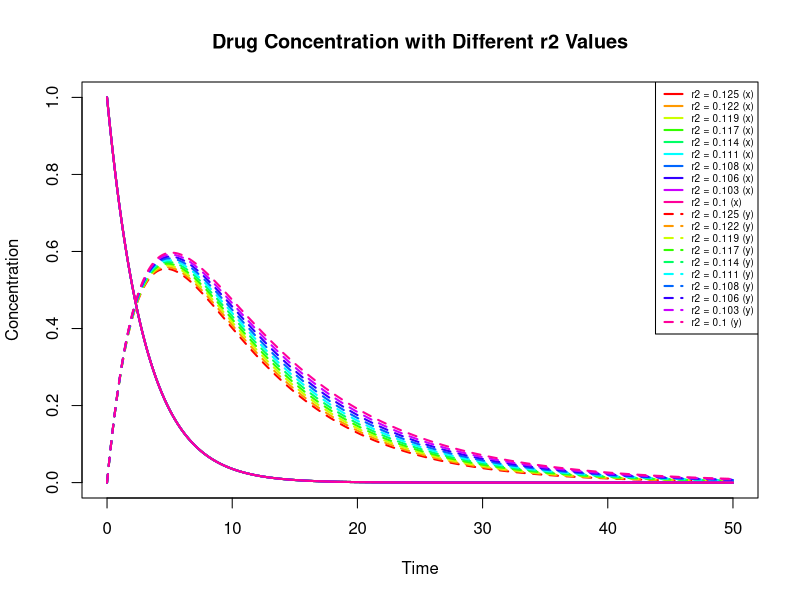

Write the R code that produced this figure.
## ---- chunk 1

func_drug_conc <- function(t, state, parms) {
    with(as.list(c(state, parms)), {
        dx <- -r1 * x
        dy <- r1 * x - r2 * y
        return(list(c(dx, dy)))
    })
}

if (TRUE) {
    library("deSolve")
    
    r2_values <- seq(1/8, 1/10, length.out = 10)
    
    plot(NA, xlim = c(0, 50), ylim = c(0, 1),  
         xlab = "Time", ylab = "Concentration", 
         main = "Drug Concentration with Different r2 Values")
    
    colors <- rainbow(length(r2_values))
    
    for (i in 1:length(r2_values)) {
        out <- deSolve::ode(
            y = c("x" = 1, "y" = 0),
            times = seq(0, 50, 0.1),
            func = func_drug_conc,
            parms = c("r1" = 1/3, "r2" = r2_values[i])
        )
        lines(out[, "time"], out[, "x"], col = colors[i], lwd = 2, lty = 1)
        lines(out[, "time"], out[, "y"], col = colors[i], lwd = 2, lty = 2)
    }
    
    legend("topright", 
           legend = c(paste("r2 =", round(r2_values, 3), "(x)"),
                     paste("r2 =", round(r2_values, 3), "(y)")),
           col = rep(colors, 2), 
           lwd = 2, 
           lty = rep(c(1, 2), each = length(r2_values)),
           cex = 0.6)  

}
